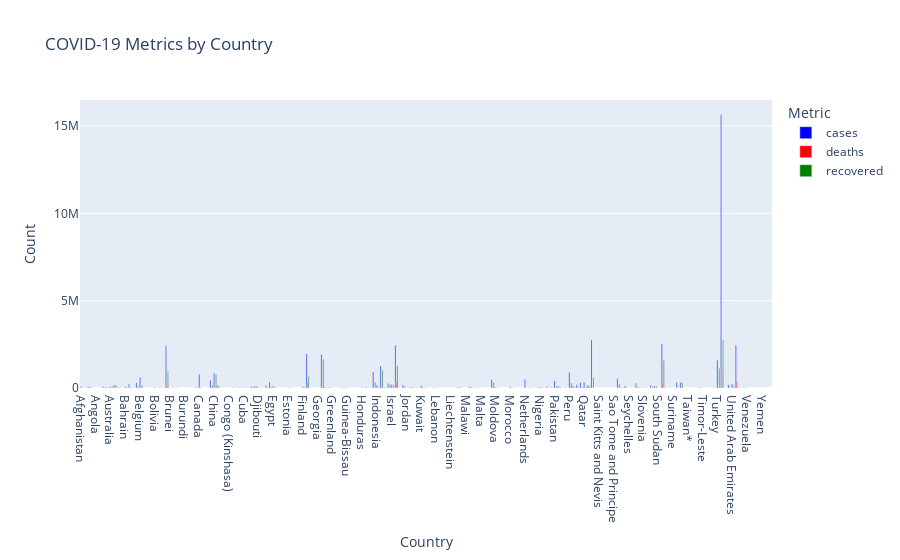

The code cell stored with this chart in its notebook:
### Code cell
# Rename columns to match the Plotly Express bar chart
covid_data.rename(columns={'Date': 'date', 'Country/Region': 'country', 'Confirmed': 'cases', 'Deaths': 'deaths', 'Recovered': 'recovered'}, inplace=True)

# Aggregating the data by 'Country/Region'
country_data = covid_data.groupby('country').agg({'cases':'sum', 'deaths':'sum', 'recovered':'sum'}).reset_index()

# Create the bar chart with different colors for each metric
fig = px.bar(country_data, x='country', y=['cases', 'deaths', 'recovered'],
             title='COVID-19 Metrics by Country',
             labels={'value': 'Count', 'variable': 'Metric', 'country': 'Country'},
             color_discrete_map={'cases': 'blue', 'deaths': 'red', 'recovered': 'green'},
             barmode='group')

# Show the plot
fig.show()

### Figure 1 — Plotly figure (JSON) as saved in the notebook; plotly's stock layout.template omitted (floating-point values rounded to 4 significant figures; data arrays with more than 128 entries replaced by an {"elided": "..."} marker saying what was removed)
{"data": [{"alignmentgroup": "True", "hovertemplate": "Metric=cases<br>Country=%{x}<br>Count=%{y}<extra></extra>", "legendgroup": "cases", "marker": {"color": "blue", "pattern": {"shape": ""}}, "name": "cases", "offsetgroup": "cases", "orientation": "v", "showlegend": true, "textposition": "auto", "type": "bar", "x": {"elided": "187 str values"}, "xaxis": "x", "y": {"elided": "187 int values"}, "yaxis": "y"}, {"alignmentgroup": "True", "hovertemplate": "Metric=deaths<br>Country=%{x}<br>Count=%{y}<extra></extra>", "legendgroup": "deaths", "marker": {"color": "red", "pattern": {"shape": ""}}, "name": "deaths", "offsetgroup": "deaths", "orientation": "v", "showlegend": true, "textposition": "auto", "type": "bar", "x": {"elided": "187 str values"}, "xaxis": "x", "y": {"elided": "187 int values"}, "yaxis": "y"}, {"alignmentgroup": "True", "hovertemplate": "Metric=recovered<br>Country=%{x}<br>Count=%{y}<extra></extra>", "legendgroup": "recovered", "marker": {"color": "green", "pattern": {"shape": ""}}, "name": "recovered", "offsetgroup": "recovered", "orientation": "v", "showlegend": true, "textposition": "auto", "type": "bar", "x": {"elided": "187 str values"}, "xaxis": "x", "y": {"elided": "187 int values"}, "yaxis": "y"}], "layout": {"barmode": "group", "legend": {"title": {"text": "Metric"}, "tracegroupgap": 0}, "title": {"text": "COVID-19 Metrics by Country"}, "xaxis": {"anchor": "y", "domain": [0, 1], "title": {"text": "Country"}}, "yaxis": {"anchor": "x", "domain": [0, 1], "title": {"text": "Count"}}}}
